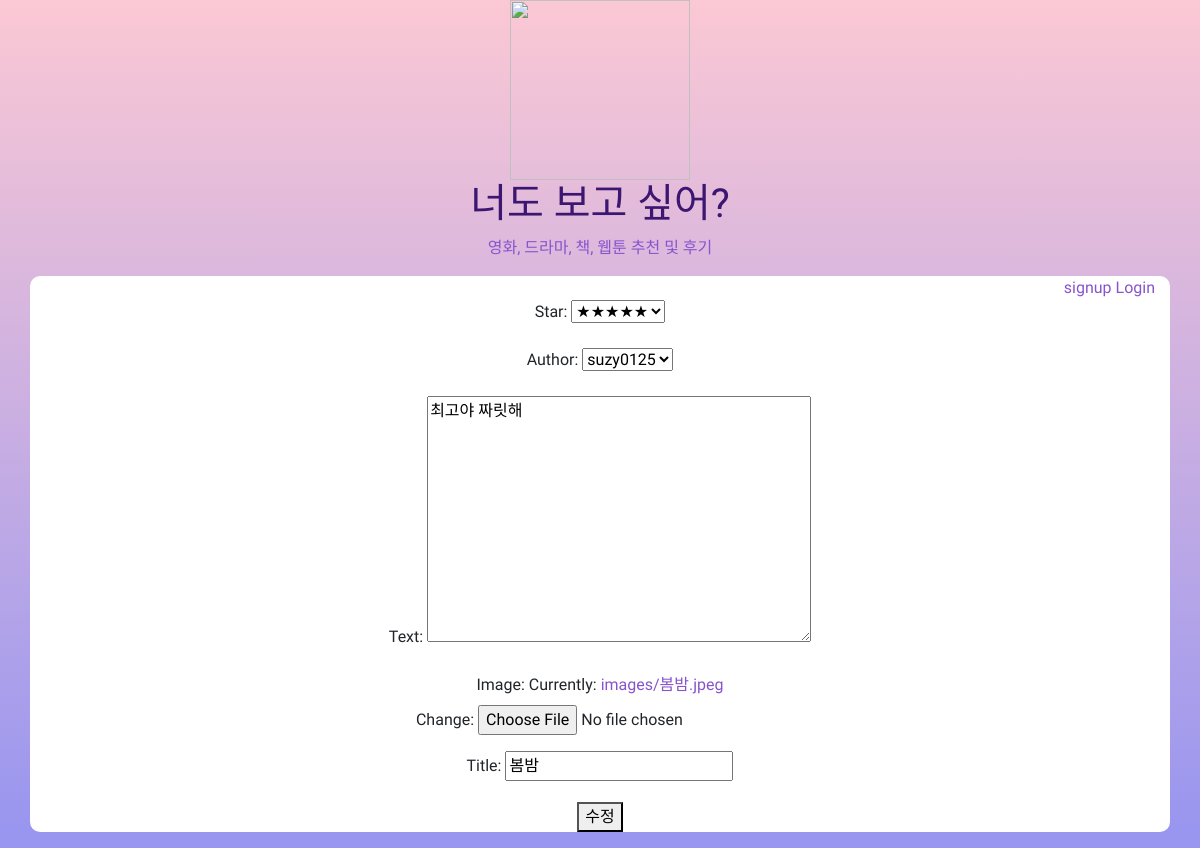
Screenshot of /blog/post/1/edit/ with the database file from the repository.
### blog/models.py (models this page shows, shortened)
class Post (models.Model):
    author = models.ForeignKey('auth.User', on_delete=models.CASCADE)
    title = models.CharField(max_length = 100)
    text = models.TextField()
    created_date = models.DateTimeField(default= timezone.now)
    image = models.ImageField(upload_to="images/")
    star = models.CharField(max_length=6, choices=STAR_CHOICES,)

### blog/views.py (the view)
# urls.py: path('post/<int:post_id>/edit/',views.post_edit,name='edit'),
def post_edit(request,post_id):
    post = get_object_or_404(Post, pk=post_id)
    if request.method =="POST":
        form = PostForm(request.POST, instance=post)
        if form.is_valid():
            post = form.save(commit = False)
            post.published_date = timezone.datetime.now()
            post.save()
            return redirect('main', post_id = post.pk)
    else:
        form = PostForm(instance=post)
    return render (request, 'blog/post_edit.html', {'form':form,})

### blog/forms.py
class PostForm(forms.ModelForm):
    class Meta:
        model = Post
        fields = {'title', 'text', 'author', 'image', 'star'}

### blog/templates/blog/post_edit.html (shortened to what this page needs)
{%extends "blog/base.html"%}
{%block content%}
    <form method="POST">
        {{form.as_p}}
        <button type="submit">수정</button>
    </form>
{%endblock%}

### blog/templates/blog/base.html (style rules this page uses)
body { background-image: linear-gradient(to top, #9795f0 0%, #fbc8d4 100%); background-repeat: no-repeat; text-align: center; font-family: 'Jua', sans-serif; }
a:link { color: rgb(135, 84, 205); text-decoration: none; }

### rows the page displays
Post: star "★★★★★", author "suzy0125", text "최고야 짜릿해", title "봄밤"
